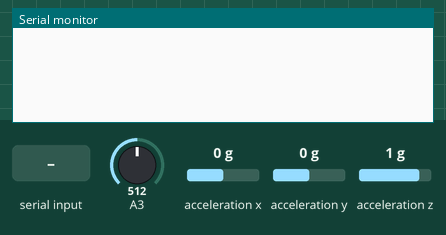
The sketch below on a simulated Arduino Uno, built with avr-gcc and run on an emulated ATmega328P. Parts: the last lines printed to the serial monitor. Inputs (shaded band) come from the test bench; at power-on: acceleration x 0 g, A3 = 512, acceleration y 0 g, acceleration z 1 g. Storage starts empty.

Above: at 1.2 s.
1.3 s: "G" received over Serial
At 2.2 s:
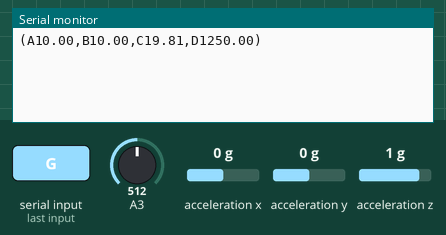
3.9 s: acceleration x set to -1.4 g
At 5.5 s:
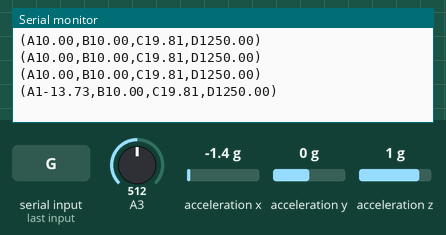
6.9 s: A3 set to 716
At 7.8 s:
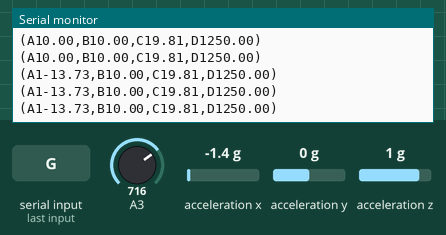
11.4 s: acceleration y set to -1.4 g
At 11.7 s:
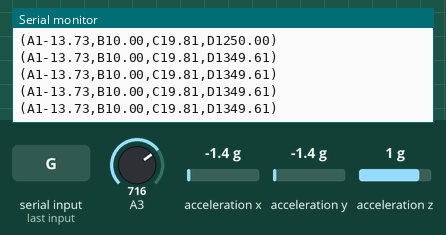
12.9 s: acceleration z set to -1.4 g
At 14.5 s:
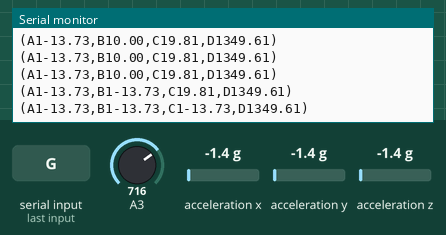
Timing chart, 0 to 15.4 s (numbered marks = the images above; inputs shaded):
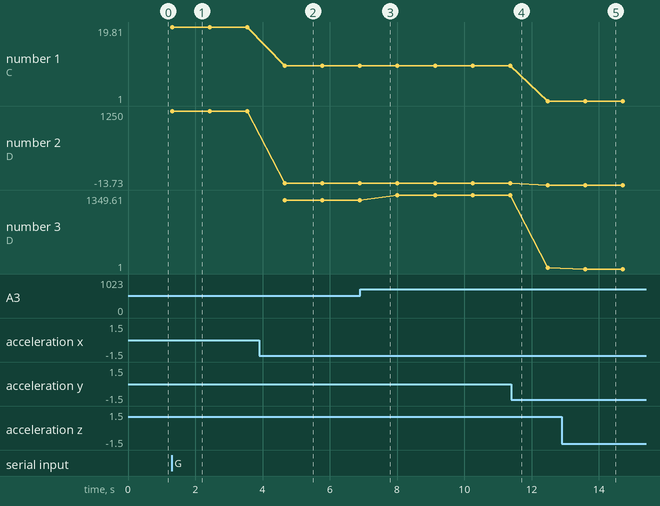

Measured:
- after the input at 1.3 s, the serial monitor: prints a new line at once (image 1)
- after the input at 3.9 s, the serial monitor: prints a new line after 0.76 s (image 2)
- after the input at 12.9 s, the serial monitor: prints a new line after 0.69 s (image 5)
- plotted number 3: 1250 → 1349.61 after the input at 6.9 s

The sketch:

mainArduino.ino
```cpp
#include <SoftwareSerial.h>
#include <SPI.h>
#include <SD.h>
#include "ADXL345_1.h"
#include "LM35_1.h"

File myFile;
SoftwareSerial espSerial(2,3);

const int chipSelect = 10;

int wiredSend = 0;
int wifiSend = 0;
int wiredRead;
int wifiRead;

float AccelerationX1;
float AccelerationY1;
float AccelerationZ1;
float Temperature1;

void readData(){
  ADXL345_1_SensorValues ADXL345_1_Values = readADXL345_1();
  LM35_1_SensorValues LM35_1_Values = readLM35_1(3);
  AccelerationX1 = ADXL345_1_Values.A;
  AccelerationY1 = ADXL345_1_Values.B;
  AccelerationZ1 = ADXL345_1_Values.C;
  Temperature1 = LM35_1_Values.A;
}
void setup() {
  Serial.begin(9600);
  espSerial.begin(9600);
  SD.begin();

  setupADXL345_1();
  setupLM35_1(3);
}

void loop() {
  // === Start and Stop Wireless Serial Comm === //
  wifiRead = espSerial.read();
  if(wifiRead == 81){
    wifiSend = 1;
    SD.remove("TestData.txt");
    myFile = SD.open("TestData.txt", FILE_WRITE);
    if (myFile) {
      myFile.close();
     }
  }
  if(wifiRead == 87){
    wifiSend = 0;
  }

  if(wifiSend){
    readData();

    // === Send Bytestring to Serial Port === //
    espSerial.print('(');
    espSerial.print('A');
    espSerial.print(1);
    espSerial.print(AccelerationX1);
    espSerial.print(',');
    espSerial.print('B');
    espSerial.print(1);
    espSerial.print(AccelerationY1);
    espSerial.print(',');
    espSerial.print('C');
    espSerial.print(1);
    espSerial.print(AccelerationZ1);
    espSerial.print(',');
    espSerial.print('D');
    espSerial.print(1);
    espSerial.print(Temperature1);
    espSerial.println(')');

    // === Write Data to SD Card === //
    myFile = SD.open("TestData.txt", FILE_WRITE);
    if (myFile) {
      myFile.print('(');
      myFile.print('A');
      myFile.print(1);
      myFile.print(AccelerationX1);
      myFile.print(',');
      myFile.print('B');
      myFile.print(1);
      myFile.print(AccelerationY1);
      myFile.print(',');
      myFile.print('C');
      myFile.print(1);
      myFile.print(AccelerationZ1);
      myFile.print(',');
      myFile.print('D');
      myFile.print(1);
      myFile.print(Temperature1);
      myFile.println(')');
      myFile.close();
    }
    delay(1100);
  }


  // === Start and Stop Wired Serial Comm === //
  wiredRead = Serial.read();
  if(wiredRead == 'G'){
    wiredSend = 1;
    SD.remove("TestData.txt");
    myFile = SD.open("TestData.txt", FILE_WRITE);
    if (myFile) {
      myFile.close();
     }
  }
  if(wiredRead == 'P'){
    wiredSend = 0;
  }
  if(wiredRead =='R'){
    myFile = SD.open("TestData.txt");
    if (myFile){
      while (myFile.available()){
        Serial.write(myFile.read());
      }
    myFile.close();
    }
  }

  if(wiredSend){
    readData();

    // === Send Bytestring to Serial Port === //
    Serial.print('(');
    Serial.print('A');
    Serial.print(1);
    Serial.print(AccelerationX1);
    Serial.print(',');
    Serial.print('B');
    Serial.print(1);
    Serial.print(AccelerationY1);
    Serial.print(',');
    Serial.print('C');
    Serial.print(1);
    Serial.print(AccelerationZ1);
    Serial.print(',');
    Serial.print('D');
    Serial.print(1);
    Serial.print(Temperature1);
    Serial.println(')');

    // === Write Data to SD Card === //
    myFile = SD.open("TestData.txt", FILE_WRITE);
    if (myFile) {
      myFile.print('(');
      myFile.print('A');
      myFile.print(1);
      myFile.print(AccelerationX1);
      myFile.print(',');
      myFile.print('B');
      myFile.print(1);
      myFile.print(AccelerationY1);
      myFile.print(',');
      myFile.print('C');
      myFile.print(1);
      myFile.print(AccelerationZ1);
      myFile.print(',');
      myFile.print('D');
      myFile.print(1);
      myFile.print(Temperature1);
      myFile.println(')');
      myFile.close();
    }
    delay(1100);
  }
}
```

ADXL345_1.h
```cpp
// === ACCELEROMETER MODULE === //
#include <Wire.h>
#include <Adafruit_Sensor.h>
#include <Adafruit_ADXL345_U.h>
Adafruit_ADXL345_Unified accel = Adafruit_ADXL345_Unified();


struct ADXL345_1_SensorValues{
  float A;
  float B;
  float C;
};

void setupADXL345_1(){
  accel.begin();
}

ADXL345_1_SensorValues readADXL345_1() {
  ADXL345_1_SensorValues values;

  sensors_event_t event;
  accel.getEvent(&event);
  values.A = event.acceleration.x;
  values.B = event.acceleration.y;
  values.C = event.acceleration.z;

  return values;
}
```

LM35_1.h
```cpp
// === TEMPERATURE SENSOR MODULE === //

struct LM35_1_SensorValues{
  float A;
};

void setupLM35_1(char PIN){

}

LM35_1_SensorValues readLM35_1(char PIN){
  LM35_1_SensorValues values;

  values.A = analogRead(PIN);
  values.A = values.A * 0.48828125;

  return values;
}
```
